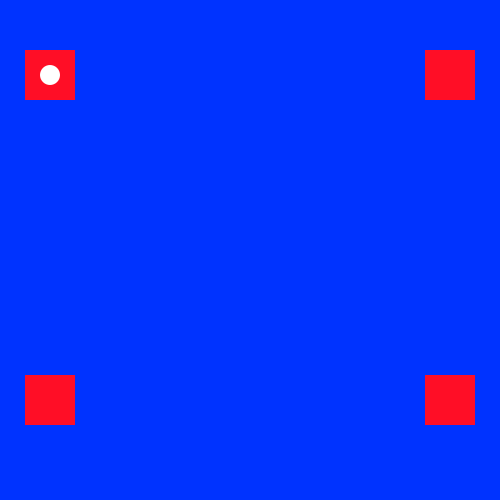
Frame 1 (no input)
Frame 60 (the mouse pressed at the canvas centre just before this capture): identical to frame 1, image omitted
Frame 120 (the mouse held since frame 60 and released just before this capture): identical to frame 1, image omitted

The Processing sketch that drew this single still picture (run headless with seeded random() and noise(); from frame 60 on, the mouse is pressed at the canvas centre):

// Processing sketch: processing_66743
// ── processing_66743.pde

int posX;
int posY;
int state;
int lightUp;

void setup() {
  size(500, 500);
  posX = 50;
  posY = 75;

  noStroke();
  smooth();

  state = 0;
}

void draw() {
  background(0, 51, 255);


  fill(255, 14, 38);
  rect(25, 50, 50, 50);
  rect(425, 50, 50, 50);
  rect(25, 375, 50, 50);
  rect(425, 375, 50, 50);

  if (state == 0) {

    if (mousePressed && mouseX > 25 && mouseX < 75 && mouseY > 75 && mouseY < 125) {
      state = 1;
    }
  }

  // TL -> TR
  if (state == 1) {
    posX = posX + 5;
    if (posX > 425 && posX < 550) {
      fill(255);
      rect(425, 50, 50, 50);
      fill(255, 14, 38);
      state = 2;
      //lightUp = 255;
    }
  }

  // TR -> BL
  if (state == 2) {
    posX -= 6;
    posY += 5;

    if (posX < 25 && posY > 350) {
      fill(255);
      rect(25, 375, 50, 50);
      fill(255, 14, 38);
      state = 3;
    }
  }

  // BL -> BR
  if (state == 3) {
    posX += 5;

    if (posX > 430) { 
      state = 4;
    }
  }

  // BLACKOUT
  if (state == 4) {
    background(0);
    fill(255, 14, 38);
  }

  fill(255);
  ellipse(posX, posY, 20, 20);
}
